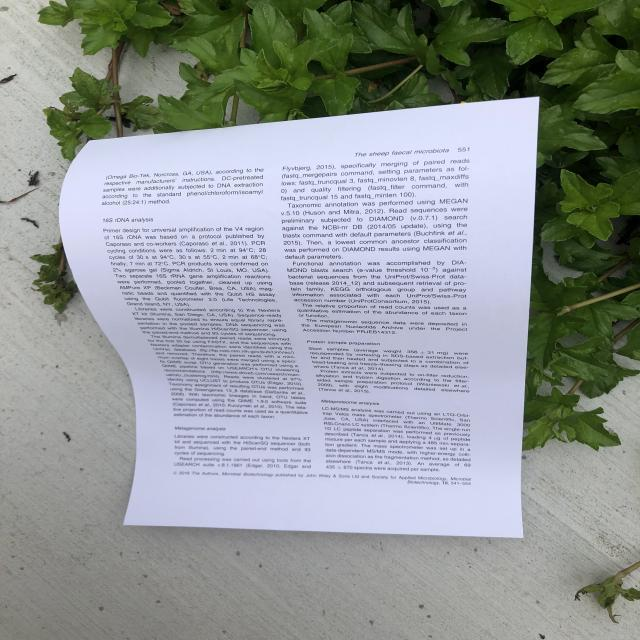
#> input picture dataset/0007.jpg, 640 x 640 px; its folder holds only this picture in this run
$ python main.py   (older library calls are emulated)
#> lines starting #> are read from the running program, lines starting #| are printed output that depends on the picture; after the words box and inside, x2 and y2 are one past the last pixel; in counts of white or black regions, pixels touching at a corner belong together
import cv2
import matplotlib.pyplot as plt
import os
import numpy as np
import csv

# ────────────────────────────────────────────── 1. LOAD
def load_image(path):
    if not os.path.exists(path):
        print(f"Error: File '{path}' not found.")
        return None
    img = cv2.imread(path)
    if img is None:
        print("Error: Could not decode image.")
        return None
    print(f"Successfully loaded: {path}  |  shape: {img.shape}")
    return img


# ────────────────────────────────────────────── 2. GRAYSCALE
def convert_to_grayscale(image):
    if image is None:
        return None
    gray = cv2.cvtColor(image, cv2.COLOR_BGR2GRAY)
    print("Grayscale conversion complete.")
    return gray


# ────────────────────────────────────────────── 3. CLAHE
def apply_clahe(gray_image, clip_limit=2.0, tile_grid=(8, 8)):
    if gray_image is None:
        return None
    clahe = cv2.createCLAHE(clipLimit=clip_limit, tileGridSize=tile_grid)
    enhanced = clahe.apply(gray_image)
    print("CLAHE applied.")
    return enhanced


# ────────────────────────────────────────────── 4. OTSU THRESHOLDING
def apply_thresholding(gray_image):
    if gray_image is None:
        return None
    blurred = cv2.GaussianBlur(gray_image, (5, 5), 0)
    _, binary = cv2.threshold(blurred, 0, 255, cv2.THRESH_BINARY + cv2.THRESH_OTSU)
    print("Otsu thresholding complete.")
    return binary


# ────────────────────────────────────────────── 5. ADAPTIVE THRESHOLDING
def apply_adaptive_thresholding(gray_image):
    if gray_image is None:
        return None
    blurred = cv2.GaussianBlur(gray_image, (5, 5), 0)
    binary = cv2.adaptiveThreshold(
        blurred, 255, cv2.ADAPTIVE_THRESH_GAUSSIAN_C,
        cv2.THRESH_BINARY, 21, 10
    )
    print("Adaptive thresholding complete.")
    return binary


# ────────────────────────────────────────────── 6a. EDGE DETECTION ORIGINAL
# [8 lines left out: function enhance_for_contours, not called in this run]


# ────────────────────────────────────────────── 6b. EDGE DETECTION ROBUST
# Metoda noua pentru detectarea marginilor documentelor
# Pentru detectia documentelor mai dificile (margini incomoplete/fundaluri mai zgomotoase)
def enhance_for_contours_robust(gray_image):
    if gray_image is None:
        return None
    #bilateralFilter ca sa reducem zgomotul fara sa pierdem muchiile
    blurred = cv2.bilateralFilter(gray_image, 9, 75, 75)
    edged = cv2.Canny(blurred, 30, 100) #Canny cu alte praguri
    kernel = cv2.getStructuringElement(cv2.MORPH_RECT, (7, 7))
    closed = cv2.morphologyEx(edged, cv2.MORPH_CLOSE, kernel) # inchidem golurile din contur
    dilated = cv2.dilate(closed, np.ones((3, 3), np.uint8), iterations=1)
    return dilated


# ────────────────────────────────────────────── 6c. EDGE DETECTION ADAPTIVE
# Aplica binarizare adaptiva si operatii morfologice pentru a evidentia mai bine documentul
# in cond de iluminare neuniforma / fundal neuninform
# [12 lines left out: function enhance_for_contours_adaptive, not called in this run]


# ────────────────────────────────────────────── HELPER: VALIDARE CONTUR
# [MODIFICARE] prag mai mic de arie pentru documente mai departate
# [MODIFICARE] fill_ratio simplu ca sa respinga mai bine bucati de text
def is_good_contour(contour, image_shape, min_area_ratio=0.08):
    if contour is None or len(contour) != 4:
        return False

    area = cv2.contourArea(contour)
    img_area = image_shape[0] * image_shape[1]
    if not (min_area_ratio < (area / img_area) < 0.95):
        return False

    if not cv2.isContourConvex(contour):
        return False

    rect = cv2.minAreaRect(contour)
    w, h = rect[1]
    if min(w, h) == 0:
        return False

    aspect_ratio = max(w, h) / min(w, h)
    if aspect_ratio > 3.0:
        return False

    rect_area = w * h
    if rect_area <= 0:
        return False

    fill_ratio = area / rect_area
    if fill_ratio < 0.45:
        return False

    return True


# ────────────────────────────────────────────── 7. HOUGH CORNER FALLBACK
# [27 lines left out: function hough_corner_fallback, not called in this run]


# ────────────────────────────────────────────── 8. FIND DOCUMENT (MULTI-PASS)
def find_document_contour(gray_image, image_shape):
    MAX_CANDIDATES = 10
    EPSILONS = [0.02, 0.04, 0.06, 0.08, 0.10]
    img_area = image_shape[0] * image_shape[1]

    def extract_contour_from_edges(edges_img):
        contours, _ = cv2.findContours(edges_img.copy(), cv2.RETR_LIST, cv2.CHAIN_APPROX_SIMPLE)
        sorted_contours = sorted(contours, key=cv2.contourArea, reverse=True)

        for c in sorted_contours[:MAX_CANDIDATES]:
            peri = cv2.arcLength(c, True)
            for eps in EPSILONS:
                approx = cv2.approxPolyDP(c, eps * peri, True)
                if is_good_contour(approx, image_shape):
                    return approx, sorted_contours
        return None, sorted_contours

    edges_1 = enhance_for_contours_robust(gray_image)
    contour_1, all_1 = extract_contour_from_edges(edges_1)
    if contour_1 is not None:
        print("Gasit prin: Strategia 1 (Bilateral+Close)")
        return contour_1, all_1, "Bilateral+Close", edges_1

    edges_adaptive = enhance_for_contours_adaptive(gray_image)
    contour_2, all_2 = extract_contour_from_edges(edges_adaptive)
    if contour_2 is not None:
        print("Gasit prin: Strategia 2 (Adaptive Edge)")
        return contour_2, all_2, "Adaptive Edge", edges_adaptive

    blurred = cv2.GaussianBlur(gray_image, (11, 11), 0)
    _, thresh_img = cv2.threshold(blurred, 0, 255, cv2.THRESH_BINARY + cv2.THRESH_OTSU)
    contour_3, all_3 = extract_contour_from_edges(thresh_img)
    if contour_3 is not None:
        print("Gasit prin: Strategia 3 (Otsu Blob)")
        return contour_3, all_3, "Otsu Blob", thresh_img

    # [MODIFICARE W4] fallback-ul Hough + corners este folosit efectiv
    edges_hough = enhance_for_contours(gray_image)
    hough_box = hough_corner_fallback(edges_hough, image_shape)
    if hough_box is not None and is_good_contour(hough_box, image_shape, min_area_ratio=0.05):
        print("Gasit prin: Strategia 4 (Hough+Corners)")
        contours_h, _ = cv2.findContours(edges_hough.copy(), cv2.RETR_LIST, cv2.CHAIN_APPROX_SIMPLE)
        contours_h = sorted(contours_h, key=cv2.contourArea, reverse=True)
        return hough_box, contours_h, "Hough+Corners", edges_hough

    print("Incerc fallback cu MinAreaRect pe pata Otsu.")
    contours_otsu, _ = cv2.findContours(thresh_img.copy(), cv2.RETR_EXTERNAL, cv2.CHAIN_APPROX_SIMPLE)
    if contours_otsu:
        sorted_otsu = sorted(contours_otsu, key=cv2.contourArea, reverse=True)
        for c in sorted_otsu[:5]:
            area = cv2.contourArea(c)
            if 0.08 < (area / img_area) < 0.95:
                rect = cv2.minAreaRect(c)
                box = cv2.boxPoints(rect).astype("int").reshape(4, 1, 2)
                if is_good_contour(box, image_shape):
                    return box, sorted_otsu, "MinAreaRect (Otsu)", thresh_img

    print("Incerc fallback cu MinAreaRect pe limitele exterioare (Edges).")
    for c in all_1[:10]:
        rect = cv2.minAreaRect(c)
        w, h = rect[1]
        rect_area = w * h

        if 0.08 < (rect_area / img_area) < 0.95:
            aspect_ratio = max(w, h) / min(w, h) if min(w, h) > 0 else 100
            if aspect_ratio < 3.0:
                box = cv2.boxPoints(rect).astype("int").reshape(4, 1, 2)
                if is_good_contour(box, image_shape):
                    return box, all_1, "MinAreaRect (Edges)", edges_1

    print("Eroare: Niciun contur valid nu a fost găsit.")
    return None, all_1, "none", edges_1


# ────────────────────────────────────────────── 9. ORDER POINTS
def order_points(pts):
    pts = pts.reshape(4, 2).astype("float32")
    rect = np.zeros((4, 2), dtype="float32")

    s = pts.sum(axis=1)
    rect[0] = pts[np.argmin(s)]
    rect[2] = pts[np.argmax(s)]

    diff = np.diff(pts, axis=1)
    rect[1] = pts[np.argmin(diff)]
    rect[3] = pts[np.argmax(diff)]

    return rect


# ────────────────────────────────────────────── 10. PERSPECTIVE TRANSFORM
def perspective_transform(image, pts):
    rect = order_points(pts)
    (tl, tr, br, bl) = rect

    widthA = np.linalg.norm(br - bl)
    widthB = np.linalg.norm(tr - tl)
    maxWidth = max(int(widthA), int(widthB))

    heightA = np.linalg.norm(tr - br)
    heightB = np.linalg.norm(tl - bl)
    maxHeight = max(int(heightA), int(heightB))

    dst = np.array([
        [0, 0],
        [maxWidth - 1, 0],
        [maxWidth - 1, maxHeight - 1],
        [0, maxHeight - 1]
    ], dtype="float32")

    M = cv2.getPerspectiveTransform(rect, dst)
    warped = cv2.warpPerspective(image, M, (maxWidth, maxHeight))
    print(f"Perspective transform complete → {warped.shape[1]}x{warped.shape[0]}")
    return warped


# ────────────────────────────────────────────── 11. QUALITY SCORE
def calculate_quality_score(image):
    gray = cv2.cvtColor(image, cv2.COLOR_BGR2GRAY)

    sharpness = cv2.Laplacian(gray, cv2.CV_64F).var()

    edges = cv2.Canny(gray, 50, 150)
    lines = cv2.HoughLines(edges, 1, np.pi / 180, threshold=100)

    skew_deg = 0.0
    if lines is not None:
        angles = []
        for rho, theta in lines[:, 0]:
            angle = np.degrees(theta) - 90
            if -45 < angle < 45:
                angles.append(angle)
        if angles:
            skew_deg = float(np.median(angles))

    status = "Clear" if sharpness > 100 else "Blurry/Motion"
    print(f"Quality → sharpness: {sharpness:.2f} ({status}) | skew: {skew_deg:.2f}°")
    return {"sharpness": sharpness, "skew_deg": skew_deg, "status": status}


# ────────────────────────────────────────────── 12. [W7] DE-SHADOWING
# reducerea umbrelor din document
def apply_deshadow(gray_image):
    if gray_image is None:
        return None

    h, w = gray_image.shape[:2]
    k = max(21, (min(h, w) // 12) | 1)
    background = cv2.GaussianBlur(gray_image, (k, k), 0)
    result = cv2.divide(gray_image, background, scale=255)

    print("De-shadowing applied.")
    return result


# ────────────────────────────────────────────── 13. [W9] COMPARATIE SIMPLA OTSU vs ADAPTIVE
def black_ratio(binary_image):
    total = binary_image.shape[0] * binary_image.shape[1]
    return 1.0 - (cv2.countNonZero(binary_image) / total)

# Alegem intre Otsu si Adaptive in functie de care e mai apropiata ca proportie de negru de 0.15
def choose_preferred_scan(otsu_scan, adaptive_scan):
    otsu_ratio = black_ratio(otsu_scan)
    adaptive_ratio = black_ratio(adaptive_scan)

    # alegere simplă: vrem o imagine nici prea albă, nici prea neagră
    if abs(adaptive_ratio - 0.15) < abs(otsu_ratio - 0.15):
        print("Preferred scan: Adaptive")
        return "Adaptive", adaptive_scan, otsu_ratio, adaptive_ratio

    print("Preferred scan: Otsu")
    return "Otsu", otsu_scan, otsu_ratio, adaptive_ratio


# ────────────────────────────────────────────── 14. [W8/W9] ETICHETE SIMPLE PENTRU EXPERIMENTE
def estimate_scene_conditions(gray_image):
    mean_brightness = float(np.mean(gray_image))
    edges = cv2.Canny(gray_image, 50, 150)
    edge_density = float(np.count_nonzero(edges) / edges.size)

    if mean_brightness < 90:
        lighting = "dark"
    elif mean_brightness > 180:
        lighting = "bright"
    else:
        lighting = "normal"

    background = "cluttered" if edge_density > 0.08 else "simple"

    return lighting, background, mean_brightness, edge_density


# ────────────────────────────────────────────── 15. [W8/W9] AUTO-REJECT
# Respingerea imaginii daca e prea neclara/inclinata sau are binarizare slaba
def decide_rejection(quality, preferred_ratio):
    reasons = []

    if quality["sharpness"] < 60:
        reasons.append("low_sharpness")
    if abs(quality["skew_deg"]) > 20:
        reasons.append("high_skew")
    if not (0.03 < preferred_ratio < 0.35):
        reasons.append("poor_binarization")

    if reasons:
        return "Rejected", ",".join(reasons)
    return "Accepted", "-"


# ────────────────────────────────────────────── HELPER: to RGB
def to_rgb(img, is_gray=False):
    if img is None:
        return np.zeros((100, 100, 3), dtype=np.uint8)
    if is_gray or len(img.shape) == 2:
        return cv2.cvtColor(img, cv2.COLOR_GRAY2RGB)
    return cv2.cvtColor(img, cv2.COLOR_BGR2RGB)


# ────────────────────────────────────────────── 16. PROCESS ONE IMAGE
def process_image(path, save_outputs=False, output_dir='outputs_week9'):
#> called with path = 'dataset/0007.jpg', save_outputs = True, output_dir = 'outputs_week9'
    steps = []
    report = {
        "image_name": os.path.basename(path),
        "detected": False,
        "method": "",
        "preferred_scan": "",
        "sharpness": "",
        "skew_deg": "",
        "status": "",
        "decision": "",
        "reject_reason": "",
        "lighting": "",
        "background": "",
        "otsu_black_ratio": "",
        "adaptive_black_ratio": ""
    }

    image = load_image(path)
#> in load_image, img is the input picture: shape (640, 640, 3); mean B, G, R 150.7, 150.8, 144.9
#| Successfully loaded: dataset/0007.jpg  |  shape: (640, 640, 3)
    if image is None:
        return steps, report

    orig = image.copy()
    HEIGHT_TARGET = 800.0
    ratio = image.shape[0] / HEIGHT_TARGET
    image_resized = cv2.resize(image, (int(image.shape[1] / ratio), int(HEIGHT_TARGET)))

    steps.append(("1. Original", to_rgb(image_resized)))

    gray = convert_to_grayscale(image_resized)
#> in convert_to_grayscale, `gray = cv2.cvtColor(image, cv2.COLOR_BGR2GRAY)`:
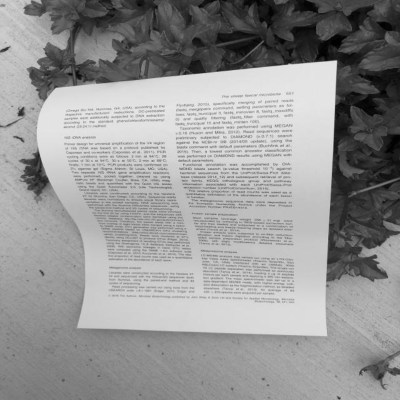
#> gray: shape (800, 800) (shown at 1/2 size); min 0, max 245, mean 149
    steps.append(("2. Grayscale", to_rgb(gray, is_gray=True)))

    lighting, background, mean_brightness, edge_density = estimate_scene_conditions(gray)
#> in estimate_scene_conditions, `mean_brightness = float(np.mean(gray_image))`: mean_brightness = 149
#> in estimate_scene_conditions, `edges = cv2.Canny(gray_image, 50, 150)`:
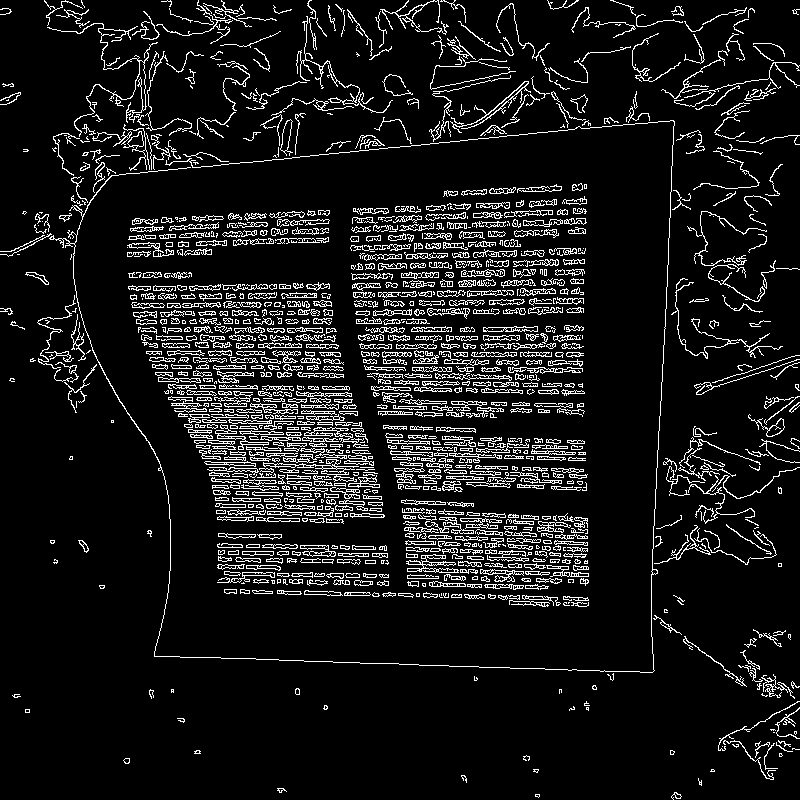
#> edges: shape (800, 800); 9.5% white in thin lines or dots
#> in estimate_scene_conditions, `edge_density = float(np.count_nonzero(edges) / edges.size)`: edge_density = 0.0948
#> in estimate_scene_conditions, `background = "cluttered" if edge_density > 0.08 else "simple"`: background = 'cluttered'
#> lighting = 'normal'; background = 'cluttered'; mean_brightness = 149; edge_density = 0.0948
    report["lighting"] = lighting
    report["background"] = background

    doc_contour, all_contours, method, best_edges = find_document_contour(gray, image_resized.shape)
#> in enhance_for_contours_robust, `dilated = cv2.dilate(closed, np.ones((3, 3), np.uint8), iterations=1)`:
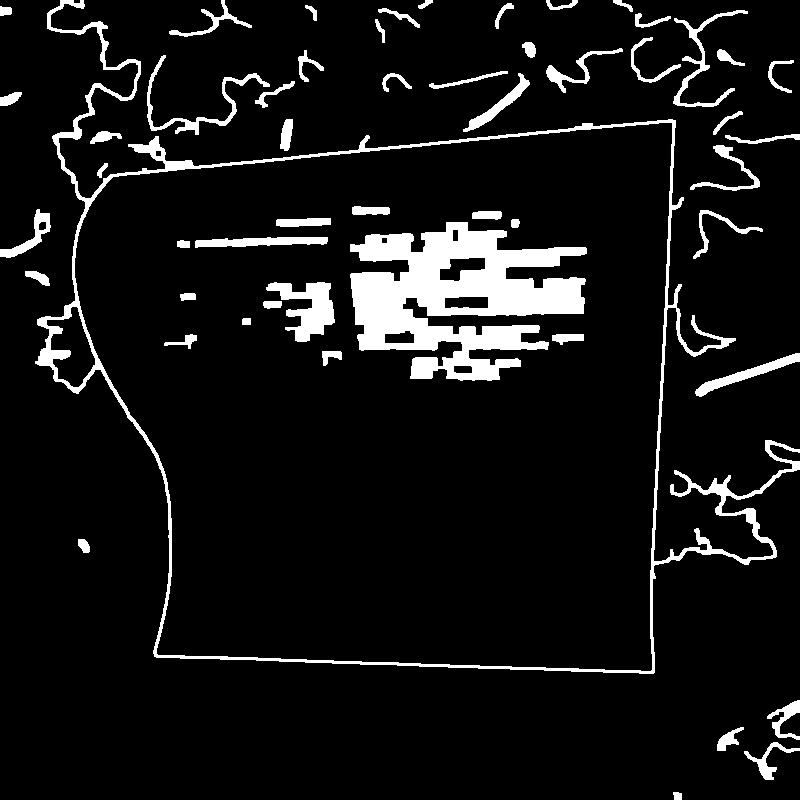
#> dilated: shape (800, 800); 8.1% white; 53 white regions
#> in extract_contour_from_edges, `contours, _ = cv2.findContours(edges_img.copy(), cv2.RETR_LIST, cv2.CH..`: contours = 63 contours; largest, box (x1, y1, x2, y2) and area: (35, 0, 800, 674) 286632, (74, 122, 673, 672) 273872, (350, 222, 587, 381) 21193, (46, 306, 96, 388) 2214, (266, 282, 335, 342) 1864
#> in extract_contour_from_edges, `sorted_contours = sorted(contours, key=cv2.contourArea, reverse=True)`: sorted_contours has the same summary as contours
#> the loop in extract_contour_from_edges, `for c in sorted_contours[:MAX_CANDIDATES]:` made 1 pass
#> peri on pass 1: 4978
#> in find_document_contour, `contour_1, all_1 = extract_contour_from_edges(edges_1)`: contour_1 = [[47, 13], [154, 656], [776, 556], [675, 120]]; all_1 has the same summary as contours in extract_contour_from_edges
#> doc_contour = [[47, 13], [154, 656], [776, 556], [675, 120]]; all_contours has the same summary as contours in extract_contour_from_edges; method = 'Bilateral+Close'
    steps.append((f"3. Edges/Mask ({method})", to_rgb(best_edges, is_gray=True)))

    img_debug = image_resized.copy()
    cv2.drawContours(img_debug, all_contours[:10], -1, (0, 255, 255), 2)
#> img_debug: shape (800, 800, 3); mean B, G, R 143.3, 156.5, 150.9
    steps.append(("4. Top 10 Contours", to_rgb(img_debug)))

    if doc_contour is not None:
        report["detected"] = True
        report["method"] = method

        img_selection = image_resized.copy()
        cv2.drawContours(img_selection, [doc_contour], -1, (0, 255, 0), 3)
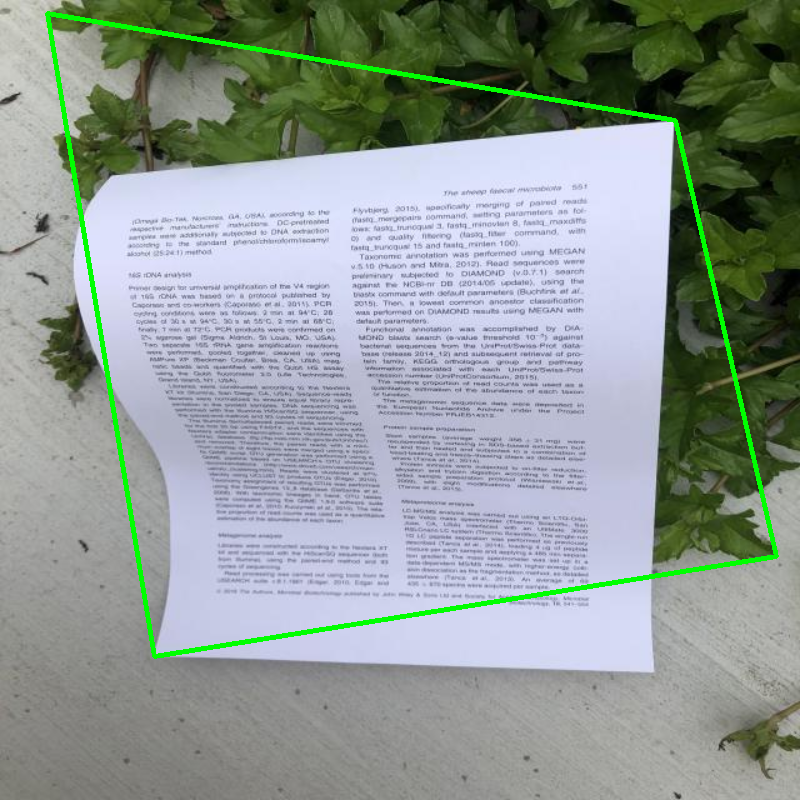
#> img_selection: shape (800, 800, 3); mean B, G, R 148.5, 153, 142.6
        steps.append((f"5. Boundary ({method})", to_rgb(img_selection)))

        pts_orig = doc_contour.reshape(4, 2).astype("float32") * ratio
#> pts_orig = [[37.6, 10.4], [123.2, 524.8], [620.8, 444.8], [540, 96]]
        warped = perspective_transform(orig, pts_orig)
#> in order_points, `pts = pts.reshape(4, 2).astype("float32")`: pts has the same summary as pts_orig in process_image
#> in order_points, `s = pts.sum(axis=1)`: s = [48, 648, 1065.6, 636]
#> in order_points, `diff = np.diff(pts, axis=1)`: diff = [-27.2, 401.6, -176, -444]
#> in perspective_transform, `rect = order_points(pts)`: rect = [[37.6, 10.4], [540, 96], [620.8, 444.8], [123.2, 524.8]]
#> in perspective_transform, `(tl, tr, br, bl) = rect`: tl = [37.6, 10.4]; tr = [540, 96]; br = [620.8, 444.8]; bl = [123.2, 524.8]
#> in perspective_transform, `widthA = np.linalg.norm(br - bl)`: widthA = 504
#> in perspective_transform, `widthB = np.linalg.norm(tr - tl)`: widthB = 509.6
#> in perspective_transform, `maxWidth = max(int(widthA), int(widthB))`: maxWidth = 509
#> in perspective_transform, `heightA = np.linalg.norm(tr - br)`: heightA = 358
#> in perspective_transform, `heightB = np.linalg.norm(tl - bl)`: heightB = 521.5
#> in perspective_transform, `maxHeight = max(int(heightA), int(heightB))`: maxHeight = 521
#> in perspective_transform, `dst = np.array([ [0, 0], [maxWidth - 1, 0], [maxWidth - 1, maxHeight -..`: dst = [[0, 0], [508, 0], [508, 520], [0, 520]]
#> in perspective_transform, `M = cv2.getPerspectiveTransform(rect, dst)`: M = [[0.697, -0.116, -25], [-0.185, 1.09, -4.35], [-0.000654, 0.000241, 1]]
#> in perspective_transform, `warped = cv2.warpPerspective(image, M, (maxWidth, maxHeight))`:
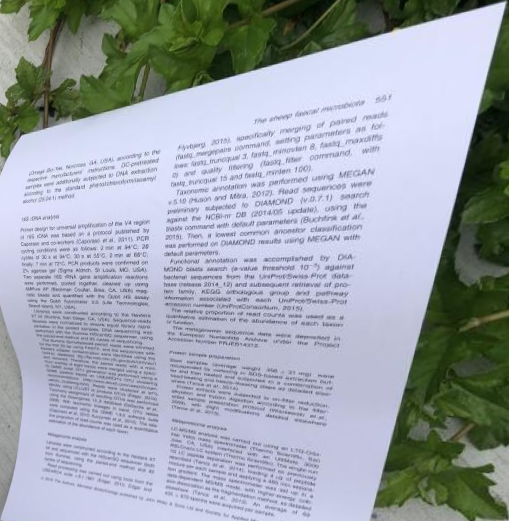
#> warped: shape (521, 509, 3); mean B, G, R 172.7, 164.2, 157.5
#| Perspective transform complete → 509x521
        steps.append(("6. Perspective Corrected", to_rgb(warped)))

        warped_gray = convert_to_grayscale(warped)

        # [MODIFICARE W7] de-shadowing simplu înainte de CLAHE
        warped_deshadow = apply_deshadow(warped_gray)
#> in apply_deshadow, `background = cv2.GaussianBlur(gray_image, (k, k), 0)`:
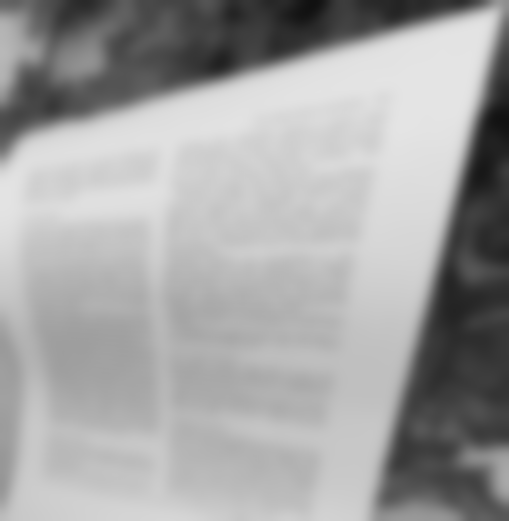
#> background: shape (521, 509); min 17, max 228, mean 163.2
#> in apply_deshadow, `result = cv2.divide(gray_image, background, scale=255)`:
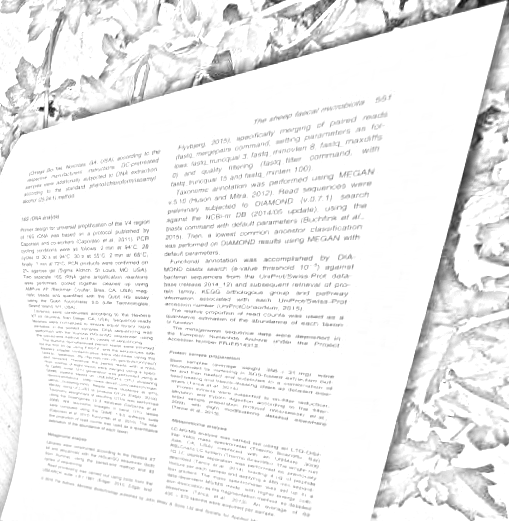
#> result: shape (521, 509); min 15, max 255, mean 240.5
        steps.append(("7. De-shadowed", to_rgb(warped_deshadow, is_gray=True)))

        warped_clahe = apply_clahe(warped_deshadow)
#> (the rest of the program and of its run is left out)
